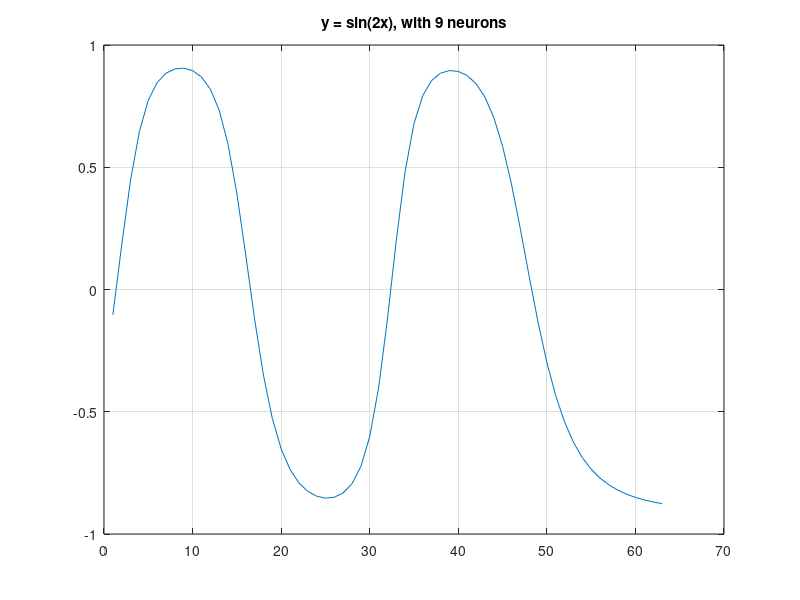

MATLAB code for this plot:
clear all;
close all;

% Part 2
eta = 0.01;
rng default  % For reproducibility

pattern = 0:0.1:2*pi;
pattern=pattern'; %column vector required
test = 0:0.05:2*pi;
test = test'; %column vector required


tr = sin(2*pattern); %train sets
ts = sin(2*test); %test sets

%%%%% Noise
r = 0 + 0.1*randn(length(pattern),1);
tr = tr + r;
r1 = 0 + 0.1*randn(length(test),1);
ts = ts +r1;
%%%%%


NneurIn=9;
NneurOut=1;
w=zeros(NneurOut,2);
v=zeros(1,NneurIn);

for i=1:NneurIn
    for j=1:2
        w(i,j) = -1 + (2).*rand(1,1); 
    end
end

for j=1:NneurIn+1 %plus one for the bias
        v(j) = -1 + (2).*rand(1,1); 
end

epochs = 10000;
dw=0;   
dv=0;
alpha=0.9;

for i =1:epochs-1    
    X = [pattern ones(length(pattern),1)]';
    T = tr';
    hin = w * X;
    hout = [2 ./ (1+exp(-hin)) - 1 ; ones(1,length(pattern))];
    oin = v * hout;
    out = 2 ./ (1+exp(-oin)) - 1;

    delta_o = (out - T) .* ((1 + out) .* (1 - out)) * 0.5;
    delta_h = (v' * delta_o) .* ((1 + hout) .* (1 - hout)) * 0.5;

    dw = (dw .* alpha) - (delta_h * X') .* (1-alpha);
    dv = (dv .* alpha) - (delta_o * hout') .* (1-alpha);
    w = w + dw(1:length(dw)-1,:) .* eta;
    v = v + dv .* eta;
end

plot(out)
grid on
title(['y = sin(2x), with ', num2str(9) ,' neurons'])
